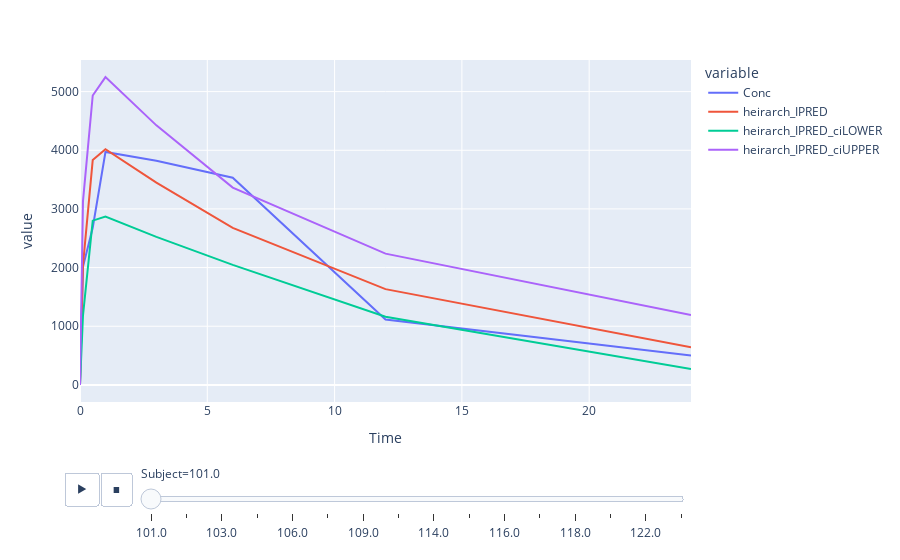

Notebook code for this chart:
### Code cell
import plotly.express as px

px.line(data_frame=pred_df, x = 'Time', y = 'value', animation_frame='Subject', color = 'variable')

### Figure 1 — Plotly figure (JSON) as saved in the notebook; plotly's stock layout.template omitted (floating-point values rounded to 4 significant figures)
{"data": [{"hovertemplate": "variable=Conc<br>Subject=101.0<br>Time=%{x}<br>value=%{y}<extra></extra>", "legendgroup": "Conc", "line": {"color": "#636efa", "dash": "solid"}, "marker": {"symbol": "circle"}, "mode": "lines", "name": "Conc", "orientation": "v", "showlegend": true, "type": "scatter", "x": [0.0, 0.1167, 0.5, 1.0, 3.0, 6.0, 12.0, 24.0], "xaxis": "x", "y": [0.0, 2014.0, 2680.0, 3971.0, 3820.0, 3531.0, 1115.0, 500.0], "yaxis": "y"}, {"hovertemplate": "variable=heirarch_IPRED<br>Subject=101.0<br>Time=%{x}<br>value=%{y}<extra></extra>", "legendgroup": "heirarch_IPRED", "line": {"color": "#EF553B", "dash": "solid"}, "marker": {"symbol": "circle"}, "mode": "lines", "name": "heirarch_IPRED", "orientation": "v", "showlegend": true, "type": "scatter", "x": [0.0, 0.1167, 0.5, 1.0, 3.0, 6.0, 12.0, 24.0], "xaxis": "x", "y": [0.0, 2041.0, 3833.0, 4019.0, 3449.0, 2677.0, 1633.0, 642.1], "yaxis": "y"}, {"hovertemplate": "variable=heirarch_IPRED_ciLOWER<br>Subject=101.0<br>Time=%{x}<br>value=%{y}<extra></extra>", "legendgroup": "heirarch_IPRED_ciLOWER", "line": {"color": "#00cc96", "dash": "solid"}, "marker": {"symbol": "circle"}, "mode": "lines", "name": "heirarch_IPRED_ciLOWER", "orientation": "v", "showlegend": true, "type": "scatter", "x": [0.0, 0.1167, 0.5, 1.0, 3.0, 6.0, 12.0, 24.0], "xaxis": "x", "y": [0.0, 1181.0, 2800.0, 2870.0, 2524.0, 2047.0, 1161.0, 271.8], "yaxis": "y"}, {"hovertemplate": "variable=heirarch_IPRED_ciUPPER<br>Subject=101.0<br>Time=%{x}<br>value=%{y}<extra></extra>", "legendgroup": "heirarch_IPRED_ciUPPER", "line": {"color": "#ab63fa", "dash": "solid"}, "marker": {"symbol": "circle"}, "mode": "lines", "name": "heirarch_IPRED_ciUPPER", "orientation": "v", "showlegend": true, "type": "scatter", "x": [0.0, 0.1167, 0.5, 1.0, 3.0, 6.0, 12.0, 24.0], "xaxis": "x", "y": [0.0, 3129.0, 4934.0, 5248.0, 4425.0, 3364.0, 2238.0, 1192.0], "yaxis": "y"}], "layout": {"legend": {"title": {"text": "variable"}, "tracegroupgap": 0}, "margin": {"t": 60}, "sliders": [{"active": 0, "currentvalue": {"prefix": "Subject="}, "len": 0.9, "pad": {"b": 10, "t": 60}, "steps": [{"args": [["101.0"], {"frame": {"duration": 0, "redraw": false}, "fromcurrent": true, "mode": "immediate", "transition": {"duration": 0, "easing": "linear"}}], "label": "101.0", "method": "animate"}, {"args": [["102.0"], {"frame": {"duration": 0, "redraw": false}, "fromcurrent": true, "mode": "immediate", "transition": {"duration": 0, "easing": "linear"}}], "label": "102.0", "method": "animate"}, {"args": [["103.0"], {"frame": {"duration": 0, "redraw": false}, "fromcurrent": true, "mode": "immediate", "transition": {"duration": 0, "easing": "linear"}}], "label": "103.0", "method": "animate"}, {"args": [["105.0"], {"frame": {"duration": 0, "redraw": false}, "fromcurrent": true, "mode": "immediate", "transition": {"duration": 0, "easing": "linear"}}], "label": "105.0", "method": "animate"}, {"args": [["106.0"], {"frame": {"duration": 0, "redraw": false}, "fromcurrent": true, "mode": "immediate", "transition": {"duration": 0, "easing": "linear"}}], "label": "106.0", "method": "animate"}, {"args": [["107.0"], {"frame": {"duration": 0, "redraw": false}, "fromcurrent": true, "mode": "immediate", "transition": {"duration": 0, "easing": "linear"}}], "label": "107.0", "method": "animate"}, {"args": [["109.0"], {"frame": {"duration": 0, "redraw": false}, "fromcurrent": true, "mode": "immediate", "transition": {"duration": 0, "easing": "linear"}}], "label": "109.0", "method": "animate"}, {"args": [["113.0"], {"frame": {"duration": 0, "redraw": false}, "fromcurrent": true, "mode": "immediate", "transition": {"duration": 0, "easing": "linear"}}], "label": "113.0", "method": "animate"}, {"args": [["114.0"], {"frame": {"duration": 0, "redraw": false}, "fromcurrent": true, "mode": "immediate", "transition": {"duration": 0, "easing": "linear"}}], "label": "114.0", "method": "animate"}, {"args": [["115.0"], {"frame": {"duration": 0, "redraw": false}, "fromcurrent": true, "mode": "immediate", "transition": {"duration": 0, "easing": "linear"}}], "label": "115.0", "method": "animate"}, {"args": [["116.0"], {"frame": {"duration": 0, "redraw": false}, "fromcurrent": true, "mode": "immediate", "transition": {"duration": 0, "easing": "linear"}}], "label": "116.0", "method": "animate"}, {"args": [["117.0"], {"frame": {"duration": 0, "redraw": false}, "fromcurrent": true, "mode": "immediate", "transition": {"duration": 0, "easing": "linear"}}], "label": "117.0", "method": "animate"}, {"args": [["118.0"], {"frame": {"duration": 0, "redraw": false}, "fromcurrent": true, "mode": "immediate", "transition": {"duration": 0, "easing": "linear"}}], "label": "118.0", "method": "animate"}, {"args": [["121.0"], {"frame": {"duration": 0, "redraw": false}, "fromcurrent": true, "mode": "immediate", "transition": {"duration": 0, "easing": "linear"}}], "label": "121.0", "method": "animate"}, {"args": [["122.0"], {"frame": {"duration": 0, "redraw": false}, "fromcurrent": true, "mode": "immediate", "transition": {"duration": 0, "easing": "linear"}}], "label": "122.0", "method": "animate"}, {"args": [["123.0"], {"frame": {"duration": 0, "redraw": false}, "fromcurrent": true, "mode": "immediate", "transition": {"duration": 0, "easing": "linear"}}], "label": "123.0", "method": "animate"}], "x": 0.1, "xanchor": "left", "y": 0, "yanchor": "top"}], "updatemenus": [{"buttons": [{"args": [null, {"frame": {"duration": 500, "redraw": false}, "fromcurrent": true, "mode": "immediate", "transition": {"duration": 500, "easing": "linear"}}], "label": "&#9654;", "method": "animate"}, {"args": [[null], {"frame": {"duration": 0, "redraw": false}, "fromcurrent": true, "mode": "immediate", "transition": {"duration": 0, "easing": "linear"}}], "label": "&#9724;", "method": "animate"}], "direction": "left", "pad": {"r": 10, "t": 70}, "showactive": false, "type": "buttons", "x": 0.1, "xanchor": "right", "y": 0, "yanchor": "top"}], "xaxis": {"anchor": "y", "domain": [0, 1], "title": {"text": "Time"}}, "yaxis": {"anchor": "x", "domain": [0, 1], "title": {"text": "value"}}}}
